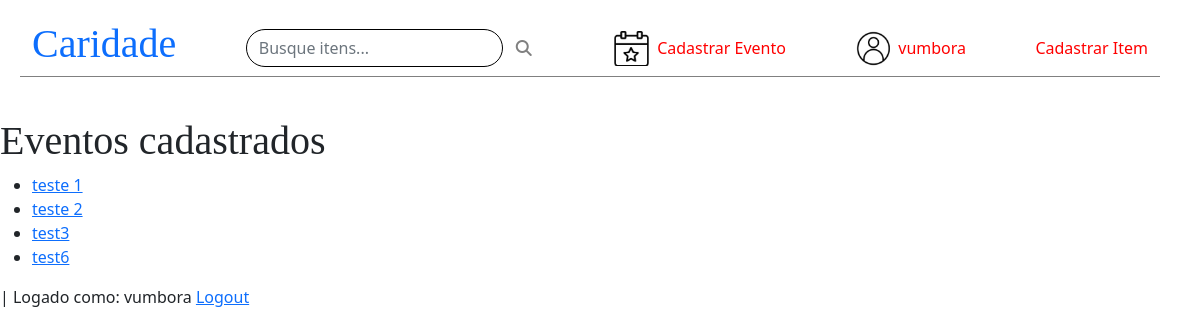
Before: / (signed in) with the older database file.
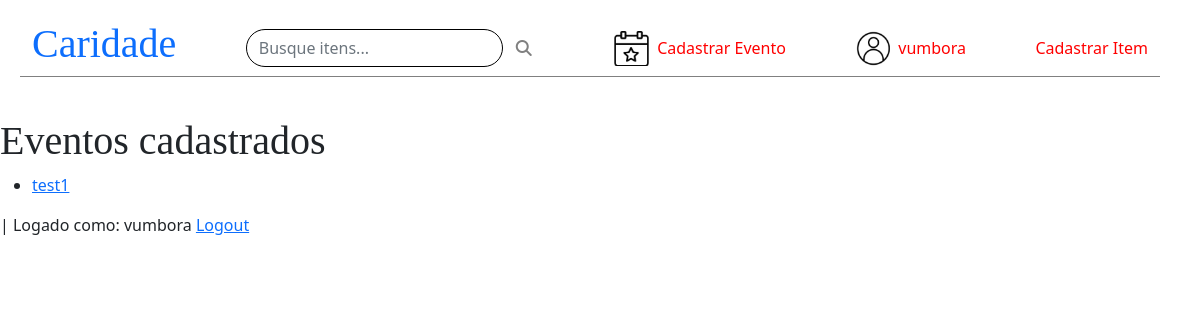
After: the same page with the newer database file.
### caridade1/models.py (models this page shows)
class Evento(models.Model):
    duracao = models.DurationField(null = True, blank = True)
    ativo = models.BooleanField(default = False)
    nome = models.CharField(max_length = 30)
    User = models.ForeignKey(User, on_delete=models.CASCADE,null=False)

### caridade1/views.py (the view)
# urls.py: path('', views.index, name='index'),
def index(request):
    evento_list = Evento.objects.filter(ativo=True)
    contexto = {'evento_list': evento_list}
    return render(request, 'index.html', contexto)

### caridade1/templates/index.html (shortened to what this page needs)
<!DOCTYPE html>
<html lang="en">
<head>
</head>
{% load static %}
<body>
    {% include 'header.html' %}
    {% if evento_list %}
    <h1>Eventos cadastrados</h1>
    <ul>
        {% for evento in evento_list %}
            <li><a href="{% url 'caridade1:detail' evento.id %}">{{ evento.nome }}</a></li>
        {% endfor %}
    </ul>
    {% else %}
    <p>Não há eventos cadastrados.</p>
    {% endif %}
{% if user.is_authenticated %}
    | Logado como: {{ user.username }}
    <a href="{% url 'caridade1:logoff' %}">Logout</a>
{% endif %}
</body>
</html>

Changed rows visible on the page:
removed Evento: nome "teste 2"
removed Evento: nome "test3"
removed Evento: nome "test6"
changed Evento: nome "teste 1" → "test1"
